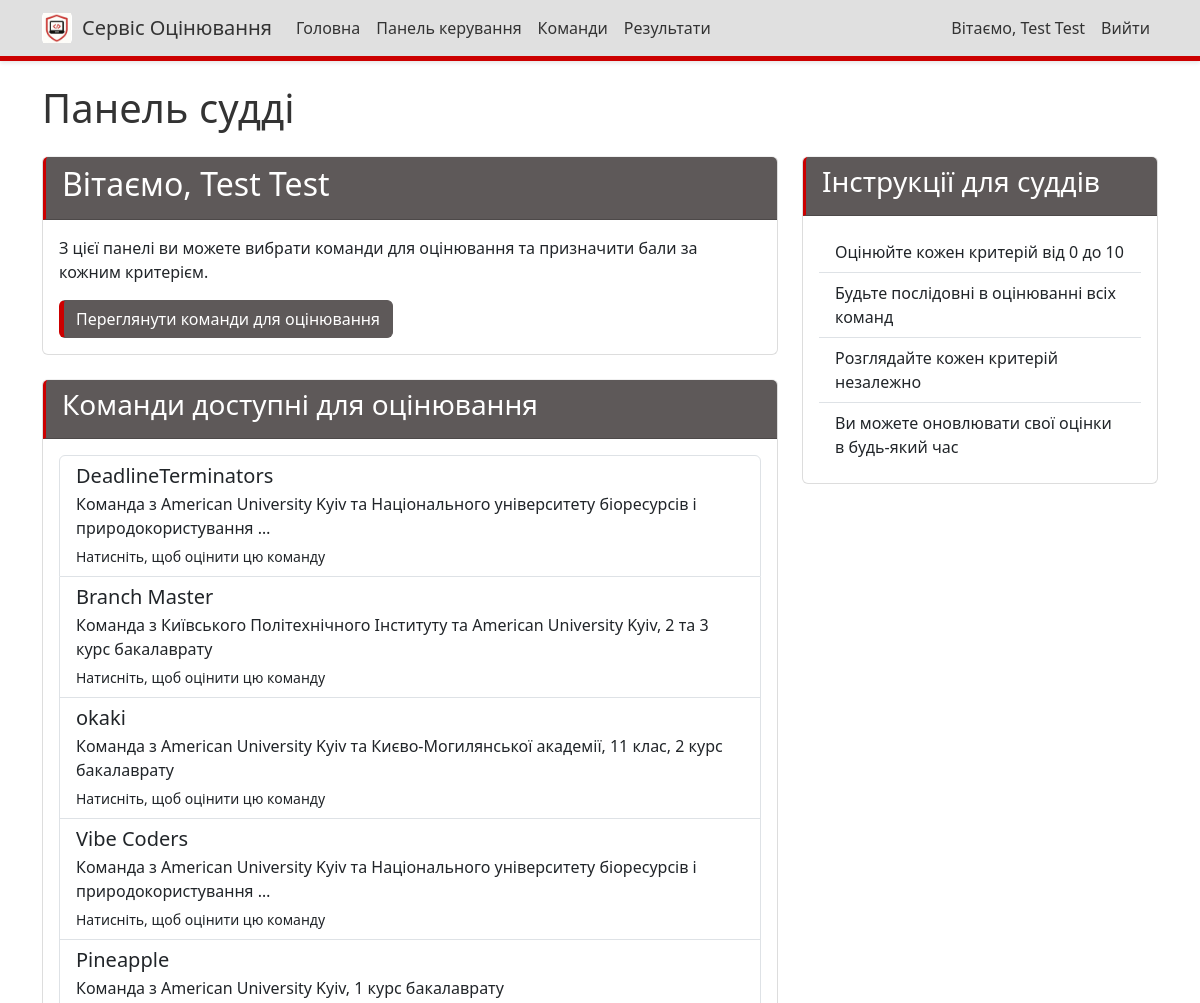
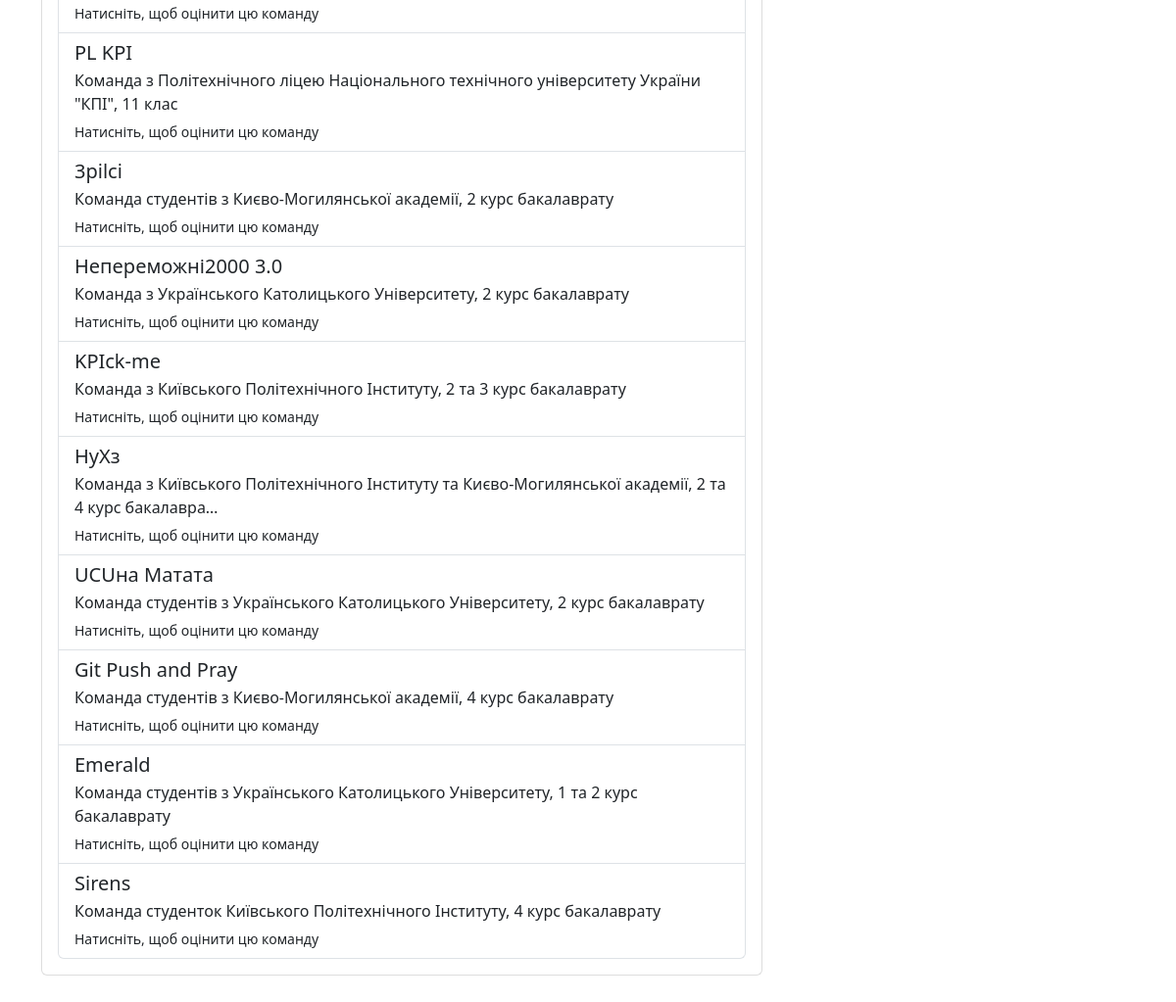
Page /dashboard/ (signed in) on the committed database (2 pictures, top to bottom).
### judging/models.py (models this page shows, shortened)
class Team(models.Model):
    name = models.CharField(max_length=100)
    description = models.TextField(blank=True)
    members = models.TextField(blank=True, help_text="List of team members, one per line")
    members_info = models.TextField(blank=True, help_text="Additional information about team members in format: Student - leader, university, year of study")
    service = models.CharField(max_length=1, choices=SERVICE_CHOICES, blank=True, null=True, help_text="Service vector for the team")

### judging/views.py (the view)
# urls.py: path('dashboard/', views.dashboard, name='dashboard'),
@login_required
def dashboard(request):
    teams = Team.objects.all()
    return render(request, 'judging/dashboard.html', {'teams': teams})

### judging/templates/judging/dashboard.html (shortened to what this page needs)
{% extends 'judging/base.html' %}
{% block content %}
<h1 class="mb-4">Панель судді</h1>
<div class="row">
    <div class="col-md-8">
        <div class="card mb-4">
            <div class="card-header">
                <h2>Вітаємо, {{ user.first_name }} {{ user.last_name }}</h2>
            </div>
            <div class="card-body">
                {% if not user.is_staff and not user.is_superuser %}
                <p>З цієї панелі ви можете вибрати команди для оцінювання та призначити бали за кожним критерієм.</p>
                <a href="{% url 'team_list' %}" class="btn btn-primary">Переглянути команди для оцінювання</a>
                {% else %}
                <p>Як адміністратор, ви можете переглядати детальні оцінки від усіх суддів, але не можете оцінювати команди самостійно.</p>
                <a href="{% url 'admin_detailed_scores' %}" class="btn btn-primary">Переглянути детальні оцінки</a>
                {% endif %}
            </div>
        </div>
        {% if not user.is_staff and not user.is_superuser %}
        <div class="card">
            <div class="card-header">
                <h3>Команди доступні для оцінювання</h3>
            </div>
            <div class="card-body">
                {% if teams %}
                <div class="list-group">
                    {% for team in teams %}
                    <a href="{% url 'judge_team' team.id %}" class="list-group-item list-group-item-action">
                        <div class="d-flex w-100 justify-content-between">
                            <h5 class="mb-1">{{ team.name }}</h5>
                        </div>
                        <p class="mb-1">{{ team.description|truncatechars:100 }}</p>
                        <small>Натисніть, щоб оцінити цю команду</small>
                    </a>
                    {% endfor %}
                </div>
                {% else %}
                <p>На даний момент немає команд, доступних для оцінювання.</p>
                {% endif %}
            </div>
        </div>
        {% endif %}
    </div>
    <div class="col-md-4">
        <div class="card">
            <div class="card-header">
                {% if not user.is_staff and not user.is_superuser %}
                <h3>Інструкції для суддів</h3>
                {% else %}
                <h3>Інструкції для адміністраторів</h3>
                {% endif %}
            </div>
            <div class="card-body">
                <ul class="list-group list-group-flush">
                    {% if not user.is_staff and not user.is_superuser %}
                    <li class="list-group-item">Оцінюйте кожен критерій від 0 до 10</li>
                    <li class="list-group-item">Будьте послідовні в оцінюванні всіх команд</li>
                    <li class="list-group-item">Розглядайте кожен критерій незалежно</li>
                    <li class="list-group-item">Ви можете оновлювати свої оцінки в будь-який час</li>
                    {% endif %}
                </ul>
            </div>
        </div>
    </div>
</div>
{% endblock %}

### judging/templates/judging/base.html (shortened to what this page needs)
<!DOCTYPE html>
<html lang="uk">
<head>
    <link href="https://cdn.jsdelivr.net/npm/bootstrap@5.3.0-alpha1/dist/css/bootstrap.min.css" rel="stylesheet">
    {% load static %}
    <link href="{% static 'judging/css/custom.css' %}" rel="stylesheet">
</head>
<body>
    <nav class="navbar navbar-expand-md navbar-light fixed-top">
        <div class="container">
            <div class="d-flex align-items-center">
                <div class="logo-container">
                    <img src="{% static 'judging/images/logo.png' %}" alt="Логотип Сервісу Оцінювання" class="logo-image">
                </div>
                <a class="navbar-brand" href="{% url 'home' %}">Сервіс Оцінювання</a>
            </div>
            <div class="collapse navbar-collapse" id="navbarNav">
                <ul class="navbar-nav me-auto">
                    <li class="nav-item">
                        <a class="nav-link" href="{% url 'home' %}">Головна</a>
                    </li>
                    {% if user.is_authenticated %}
                    <li class="nav-item">
                        <a class="nav-link" href="{% url 'dashboard' %}">Панель керування</a>
                    </li>
                    {% if not user.is_staff and not user.is_superuser %}
                    <li class="nav-item">
                        <a class="nav-link" href="{% url 'team_list' %}">Команди</a>
                    </li>
                    {% endif %}
                    {% endif %}
                    <li class="nav-item">
                        <a class="nav-link" href="{% url 'results' %}">Результати</a>
                    </li>
                </ul>
                <ul class="navbar-nav">
                    {% if user.is_authenticated %}
                    <li class="nav-item">
                        <span class="nav-link">Вітаємо, {{ user.first_name }} {{ user.last_name }}</span>
                    </li>
                    <li class="nav-item">
                        <a class="nav-link" href="{% url 'login' %}">Вийти</a>
                    </li>
                    {% else %}
                    <li class="nav-item">
                        <a class="nav-link" href="{% url 'login' %}">Увійти</a>
                    </li>
                    {% endif %}
                </ul>
            </div>
        </div>
    </nav>
    <div class="container mt-4">
        {% block content %}{% endblock %}
    </div>
</body>
</html>

### judging/static/judging/css/custom.css (style rules this page uses)
.navbar { background-color: #e0e0e0 !important; box-shadow: 0 2px 4px rgba(0, 0, 0, 0.1); border-bottom: 5px solid #cc0000 !important; }
.navbar-light .navbar-brand, .navbar-light .nav-link { color: #333333 !important; }
.btn-primary { background-color: #5e5959 !important; border-color: #5e5959 !important; color: #ffffff !important; border-left: 5px solid #cc0000 !important; }
.card-header { background-color: #5e5959 !important; color: #ffffff !important; border-left: 3px solid #cc0000 !important; }
.card { border-color: #dddddd !important; border-top: 1px solid #f0f0f0 !important; }
body { background-color: #ffffff !important; color: #333333 !important; }
.logo-container { height: 30px; width: 30px; background-color: #ffffff; margin-right: 10px; display: flex; align-items: center; justify-content: center; border-radius: 4px; }
.logo-image { max-width: 100%; max-height: 100%; width: auto; height: auto; }

### judging/templates/judging/base.html (style rules this page uses)
body { padding-top: 60px; padding-bottom: 40px; }

### rows in the picture
Team: name "DeadlineTerminators", description "Команда з American University Kyiv та Національного університету біоресурсів і природокористування …"
Team: name "Branch Master", description "Команда з Київського Політехнічного Інституту та American University Kyiv, 2 та 3 курс бакалаврату"
Team: name "okaki", description "Команда з American University Kyiv та Києво-Могилянської академії, 11 клас, 2 курс бакалаврату"
Team: name "Vibe Coders", description "Команда з American University Kyiv та Національного університету біоресурсів і природокористування …"
Team: name "Pineapple", description "Команда з American University Kyiv, 1 курс бакалаврату"
Team: name "PL KPI", description "Команда з Політехнічного ліцею Національного технічного університету України \"КПІ\", 11 клас"
Team: name "3pilci", description "Команда студентів з Києво-Могилянської академії, 2 курс бакалаврату"
Team: name "Непереможні2000 3.0", description "Команда з Українського Католицького Університету, 2 курс бакалаврату"
Team: name "KPIck-me", description "Команда з Київського Політехнічного Інституту, 2 та 3 курс бакалаврату"
Team: name "НуХз", description "Команда з Київського Політехнічного Інституту та Києво-Могилянської академії, 2 та 4 курс бакалавра…"
Team: name "UCUна Матата", description "Команда студентів з Українського Католицького Університету, 2 курс бакалаврату"
Team: name "Git Push and Pray", description "Команда студентів з Києво-Могилянської академії, 4 курс бакалаврату"
Team: name "Emerald", description "Команда студентів з Українського Католицького Університету, 1 та 2 курс бакалаврату"
Team: name "Sirens", description "Команда студенток Київського Політехнічного Інституту, 4 курс бакалаврату"

### other values in the picture
{{ user.first_name }} "Test"
{{ user.last_name }} "Test"
